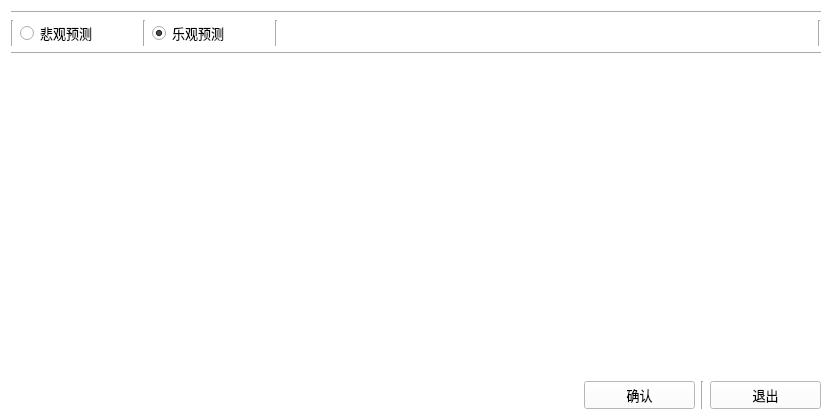
<?xml version="1.0" encoding="UTF-8"?>
<ui version="4.0">
 <class>Ycodeset</class>
 <widget class="QWidget" name="Ycodeset">
  <property name="geometry">
   <rect>
    <x>0</x>
    <y>0</y>
    <width>832</width>
    <height>420</height>
   </rect>
  </property>
  <property name="minimumSize">
   <size>
    <width>832</width>
    <height>420</height>
   </size>
  </property>
  <property name="maximumSize">
   <size>
    <width>832</width>
    <height>420</height>
   </size>
  </property>
  <property name="font">
   <font>
    <family>宋体</family>
    <pointsize>10</pointsize>
   </font>
  </property>
  <property name="windowTitle">
   <string>Ycodeset</string>
  </property>
  <property name="styleSheet">
   <string notr="true">background-color: rgb(255, 255, 255);</string>
  </property>
  <layout class="QVBoxLayout" name="verticalLayout_2">
   <item>
    <layout class="QVBoxLayout" name="verticalLayout">
     <item>
      <widget class="Line" name="line_5">
       <property name="orientation">
        <enum>Qt::Horizontal</enum>
       </property>
      </widget>
     </item>
     <item>
      <layout class="QHBoxLayout" name="horizontalLayout_3">
       <item>
        <widget class="Line" name="line_2">
         <property name="orientation">
          <enum>Qt::Vertical</enum>
         </property>
        </widget>
       </item>
       <item>
        <widget class="QRadioButton" name="radioButton">
         <property name="enabled">
          <bool>true</bool>
         </property>
         <property name="font">
          <font>
           <family>宋体</family>
           <pointsize>10</pointsize>
          </font>
         </property>
         <property name="cursor">
          <cursorShape>PointingHandCursor</cursorShape>
         </property>
         <property name="tabletTracking">
          <bool>false</bool>
         </property>
         <property name="autoFillBackground">
          <bool>false</bool>
         </property>
         <property name="styleSheet">
          <string notr="true">background-color: rgb(255, 255, 255);</string>
         </property>
         <property name="text">
          <string>悲观预测</string>
         </property>
         <property name="icon">
          <iconset resource="../../../Resource.qrc">
           <normaloff>:/res/gif/loading.gif</normaloff>:/res/gif/loading.gif</iconset>
         </property>
         <property name="checked">
          <bool>false</bool>
         </property>
        </widget>
       </item>
       <item>
        <spacer name="horizontalSpacer_3">
         <property name="orientation">
          <enum>Qt::Horizontal</enum>
         </property>
         <property name="sizeType">
          <enum>QSizePolicy::Maximum</enum>
         </property>
         <property name="sizeHint" stdset="0">
          <size>
           <width>40</width>
           <height>20</height>
          </size>
         </property>
        </spacer>
       </item>
       <item>
        <widget class="Line" name="line">
         <property name="orientation">
          <enum>Qt::Vertical</enum>
         </property>
        </widget>
       </item>
       <item>
        <widget class="QRadioButton" name="radioButton_2">
         <property name="font">
          <font>
           <family>宋体</family>
           <pointsize>10</pointsize>
          </font>
         </property>
         <property name="cursor">
          <cursorShape>PointingHandCursor</cursorShape>
         </property>
         <property name="styleSheet">
          <string notr="true">background-color: rgb(255, 255, 255);</string>
         </property>
         <property name="text">
          <string>乐观预测</string>
         </property>
         <property name="icon">
          <iconset resource="../../../Resource.qrc">
           <normaloff>:/res/gif/loading.gif</normaloff>:/res/gif/loading.gif</iconset>
         </property>
         <property name="checked">
          <bool>true</bool>
         </property>
         <property name="autoRepeat">
          <bool>false</bool>
         </property>
        </widget>
       </item>
       <item>
        <spacer name="horizontalSpacer_2">
         <property name="orientation">
          <enum>Qt::Horizontal</enum>
         </property>
         <property name="sizeType">
          <enum>QSizePolicy::Maximum</enum>
         </property>
         <property name="sizeHint" stdset="0">
          <size>
           <width>40</width>
           <height>20</height>
          </size>
         </property>
        </spacer>
       </item>
       <item>
        <widget class="Line" name="line_3">
         <property name="orientation">
          <enum>Qt::Vertical</enum>
         </property>
        </widget>
       </item>
       <item>
        <spacer name="horizontalSpacer">
         <property name="orientation">
          <enum>Qt::Horizontal</enum>
         </property>
         <property name="sizeHint" stdset="0">
          <size>
           <width>40</width>
           <height>20</height>
          </size>
         </property>
        </spacer>
       </item>
       <item>
        <widget class="Line" name="line_6">
         <property name="orientation">
          <enum>Qt::Vertical</enum>
         </property>
        </widget>
       </item>
      </layout>
     </item>
     <item>
      <widget class="Line" name="line_4">
       <property name="orientation">
        <enum>Qt::Horizontal</enum>
       </property>
      </widget>
     </item>
     <item>
      <spacer name="verticalSpacer">
       <property name="orientation">
        <enum>Qt::Vertical</enum>
       </property>
       <property name="sizeHint" stdset="0">
        <size>
         <width>20</width>
         <height>359</height>
        </size>
       </property>
      </spacer>
     </item>
     <item>
      <layout class="QHBoxLayout" name="horizontalLayout">
       <item>
        <spacer name="horizontalSpacer_4">
         <property name="orientation">
          <enum>Qt::Horizontal</enum>
         </property>
         <property name="sizeHint" stdset="0">
          <size>
           <width>40</width>
           <height>20</height>
          </size>
         </property>
        </spacer>
       </item>
       <item>
        <widget class="QPushButton" name="pushButton">
         <property name="minimumSize">
          <size>
           <width>111</width>
           <height>0</height>
          </size>
         </property>
         <property name="font">
          <font>
           <family>宋体</family>
           <pointsize>10</pointsize>
          </font>
         </property>
         <property name="styleSheet">
          <string notr="true">background-color: rgb(255, 255, 255);</string>
         </property>
         <property name="text">
          <string>确认</string>
         </property>
         <property name="icon">
          <iconset resource="../../../Resource.qrc">
           <normaloff>:/res/tab/sure.ico</normaloff>:/res/tab/sure.ico</iconset>
         </property>
         <property name="iconSize">
          <size>
           <width>30</width>
           <height>20</height>
          </size>
         </property>
        </widget>
       </item>
       <item>
        <widget class="Line" name="line_7">
         <property name="orientation">
          <enum>Qt::Vertical</enum>
         </property>
        </widget>
       </item>
       <item>
        <widget class="QPushButton" name="pushButton_2">
         <property name="minimumSize">
          <size>
           <width>111</width>
           <height>0</height>
          </size>
         </property>
         <property name="font">
          <font>
           <family>宋体</family>
           <pointsize>10</pointsize>
          </font>
         </property>
         <property name="styleSheet">
          <string notr="true">background-color: rgb(255, 255, 255);</string>
         </property>
         <property name="text">
          <string>退出</string>
         </property>
         <property name="icon">
          <iconset resource="../../../Resource.qrc">
           <normaloff>:/res/action/close.png</normaloff>:/res/action/close.png</iconset>
         </property>
         <property name="iconSize">
          <size>
           <width>30</width>
           <height>20</height>
          </size>
         </property>
        </widget>
       </item>
      </layout>
     </item>
    </layout>
   </item>
  </layout>
 </widget>
 <resources>
  <include location="../../../Resource.qrc"/>
 </resources>
 <connections/>
</ui>
